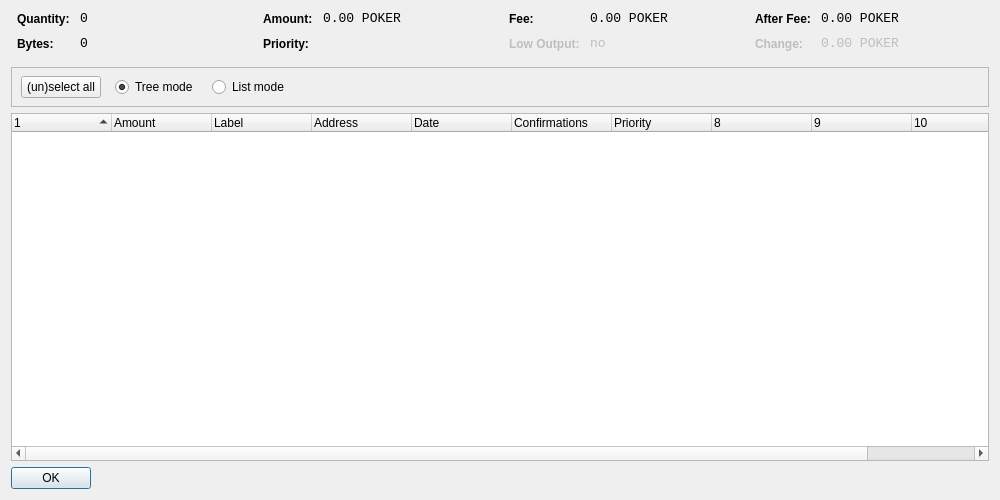
<?xml version="1.0" encoding="UTF-8"?>
<ui version="4.0">
 <class>CoinControlDialog</class>
 <widget class="QDialog" name="CoinControlDialog">
  <property name="geometry">
   <rect>
    <x>0</x>
    <y>0</y>
    <width>1000</width>
    <height>500</height>
   </rect>
  </property>
  <property name="windowTitle">
   <string>Coin Control</string>
  </property>
  <layout class="QVBoxLayout" name="verticalLayout">
   <item>
    <layout class="QHBoxLayout" name="horizontalLayoutTop" stretch="0,0,0,0">
     <property name="topMargin">
      <number>0</number>
     </property>
     <property name="bottomMargin">
      <number>10</number>
     </property>
     <item>
      <layout class="QFormLayout" name="formLayoutCoinControl1">
       <property name="horizontalSpacing">
        <number>10</number>
       </property>
       <property name="verticalSpacing">
        <number>10</number>
       </property>
       <property name="leftMargin">
        <number>6</number>
       </property>
       <property name="rightMargin">
        <number>6</number>
       </property>
       <item row="0" column="0">
        <widget class="QLabel" name="labelCoinControlQuantityText">
         <property name="styleSheet">
          <string notr="true">font-weight:bold;</string>
         </property>
         <property name="text">
          <string>Quantity:</string>
         </property>
        </widget>
       </item>
       <item row="0" column="1">
        <widget class="QLabel" name="labelCoinControlQuantity">
         <property name="font">
          <font>
           <family>Monospace</family>
           <pointsize>10</pointsize>
          </font>
         </property>
         <property name="cursor">
          <cursorShape>IBeamCursor</cursorShape>
         </property>
         <property name="contextMenuPolicy">
          <enum>Qt::ActionsContextMenu</enum>
         </property>
         <property name="text">
          <string notr="true">0</string>
         </property>
         <property name="textInteractionFlags">
          <set>Qt::LinksAccessibleByMouse|Qt::TextSelectableByKeyboard|Qt::TextSelectableByMouse</set>
         </property>
        </widget>
       </item>
       <item row="1" column="0">
        <widget class="QLabel" name="labelCoinControlBytesText">
         <property name="styleSheet">
          <string notr="true">font-weight:bold;</string>
         </property>
         <property name="text">
          <string>Bytes:</string>
         </property>
        </widget>
       </item>
       <item row="1" column="1">
        <widget class="QLabel" name="labelCoinControlBytes">
         <property name="font">
          <font>
           <family>Monospace</family>
           <pointsize>10</pointsize>
          </font>
         </property>
         <property name="cursor">
          <cursorShape>IBeamCursor</cursorShape>
         </property>
         <property name="contextMenuPolicy">
          <enum>Qt::ActionsContextMenu</enum>
         </property>
         <property name="text">
          <string notr="true">0</string>
         </property>
         <property name="textInteractionFlags">
          <set>Qt::LinksAccessibleByMouse|Qt::TextSelectableByKeyboard|Qt::TextSelectableByMouse</set>
         </property>
        </widget>
       </item>
      </layout>
     </item>
     <item>
      <layout class="QFormLayout" name="formLayoutCoinControl2">
       <property name="horizontalSpacing">
        <number>10</number>
       </property>
       <property name="verticalSpacing">
        <number>10</number>
       </property>
       <property name="leftMargin">
        <number>6</number>
       </property>
       <property name="rightMargin">
        <number>6</number>
       </property>
       <item row="0" column="0">
        <widget class="QLabel" name="labelCoinControlAmountText">
         <property name="styleSheet">
          <string notr="true">font-weight:bold;</string>
         </property>
         <property name="text">
          <string>Amount:</string>
         </property>
        </widget>
       </item>
       <item row="0" column="1">
        <widget class="QLabel" name="labelCoinControlAmount">
         <property name="font">
          <font>
           <family>Monospace</family>
           <pointsize>10</pointsize>
          </font>
         </property>
         <property name="cursor">
          <cursorShape>IBeamCursor</cursorShape>
         </property>
         <property name="contextMenuPolicy">
          <enum>Qt::ActionsContextMenu</enum>
         </property>
         <property name="text">
          <string notr="true">0.00 POKER</string>
         </property>
         <property name="textInteractionFlags">
          <set>Qt::LinksAccessibleByMouse|Qt::TextSelectableByKeyboard|Qt::TextSelectableByMouse</set>
         </property>
        </widget>
       </item>
       <item row="1" column="0">
        <widget class="QLabel" name="labelCoinControlPriorityText">
         <property name="styleSheet">
          <string notr="true">font-weight:bold;</string>
         </property>
         <property name="text">
          <string>Priority:</string>
         </property>
        </widget>
       </item>
       <item row="1" column="1">
        <widget class="QLabel" name="labelCoinControlPriority">
         <property name="font">
          <font>
           <family>Monospace</family>
           <pointsize>10</pointsize>
          </font>
         </property>
         <property name="cursor">
          <cursorShape>IBeamCursor</cursorShape>
         </property>
         <property name="contextMenuPolicy">
          <enum>Qt::ActionsContextMenu</enum>
         </property>
         <property name="text">
          <string/>
         </property>
         <property name="textInteractionFlags">
          <set>Qt::LinksAccessibleByMouse|Qt::TextSelectableByKeyboard|Qt::TextSelectableByMouse</set>
         </property>
        </widget>
       </item>
      </layout>
     </item>
     <item>
      <layout class="QFormLayout" name="formLayoutCoinControl3">
       <property name="horizontalSpacing">
        <number>10</number>
       </property>
       <property name="verticalSpacing">
        <number>10</number>
       </property>
       <property name="leftMargin">
        <number>6</number>
       </property>
       <property name="rightMargin">
        <number>6</number>
       </property>
       <item row="0" column="0">
        <widget class="QLabel" name="labelCoinControlFeeText">
         <property name="styleSheet">
          <string notr="true">font-weight:bold;</string>
         </property>
         <property name="text">
          <string>Fee:</string>
         </property>
        </widget>
       </item>
       <item row="0" column="1">
        <widget class="QLabel" name="labelCoinControlFee">
         <property name="font">
          <font>
           <family>Monospace</family>
           <pointsize>10</pointsize>
          </font>
         </property>
         <property name="cursor">
          <cursorShape>IBeamCursor</cursorShape>
         </property>
         <property name="contextMenuPolicy">
          <enum>Qt::ActionsContextMenu</enum>
         </property>
         <property name="text">
          <string notr="true">0.00 POKER</string>
         </property>
         <property name="textInteractionFlags">
          <set>Qt::LinksAccessibleByMouse|Qt::TextSelectableByKeyboard|Qt::TextSelectableByMouse</set>
         </property>
        </widget>
       </item>
       <item row="1" column="0">
        <widget class="QLabel" name="labelCoinControlLowOutputText">
         <property name="enabled">
          <bool>false</bool>
         </property>
         <property name="styleSheet">
          <string notr="true">font-weight:bold;</string>
         </property>
         <property name="text">
          <string>Low Output:</string>
         </property>
        </widget>
       </item>
       <item row="1" column="1">
        <widget class="QLabel" name="labelCoinControlLowOutput">
         <property name="enabled">
          <bool>false</bool>
         </property>
         <property name="font">
          <font>
           <family>Monospace</family>
           <pointsize>10</pointsize>
          </font>
         </property>
         <property name="cursor">
          <cursorShape>IBeamCursor</cursorShape>
         </property>
         <property name="contextMenuPolicy">
          <enum>Qt::ActionsContextMenu</enum>
         </property>
         <property name="text">
          <string notr="true">no</string>
         </property>
         <property name="textInteractionFlags">
          <set>Qt::LinksAccessibleByMouse|Qt::TextSelectableByKeyboard|Qt::TextSelectableByMouse</set>
         </property>
        </widget>
       </item>
      </layout>
     </item>
     <item>
      <layout class="QFormLayout" name="formLayoutCoinControl4">
       <property name="horizontalSpacing">
        <number>10</number>
       </property>
       <property name="verticalSpacing">
        <number>10</number>
       </property>
       <property name="leftMargin">
        <number>6</number>
       </property>
       <property name="rightMargin">
        <number>6</number>
       </property>
       <item row="0" column="0">
        <widget class="QLabel" name="labelCoinControlAfterFeeText">
         <property name="styleSheet">
          <string notr="true">font-weight:bold;</string>
         </property>
         <property name="text">
          <string>After Fee:</string>
         </property>
        </widget>
       </item>
       <item row="0" column="1">
        <widget class="QLabel" name="labelCoinControlAfterFee">
         <property name="font">
          <font>
           <family>Monospace</family>
           <pointsize>10</pointsize>
          </font>
         </property>
         <property name="cursor">
          <cursorShape>IBeamCursor</cursorShape>
         </property>
         <property name="contextMenuPolicy">
          <enum>Qt::ActionsContextMenu</enum>
         </property>
         <property name="text">
          <string notr="true">0.00 POKER</string>
         </property>
         <property name="textInteractionFlags">
          <set>Qt::LinksAccessibleByMouse|Qt::TextSelectableByKeyboard|Qt::TextSelectableByMouse</set>
         </property>
        </widget>
       </item>
       <item row="1" column="0">
        <widget class="QLabel" name="labelCoinControlChangeText">
         <property name="enabled">
          <bool>false</bool>
         </property>
         <property name="styleSheet">
          <string notr="true">font-weight:bold;</string>
         </property>
         <property name="text">
          <string>Change:</string>
         </property>
        </widget>
       </item>
       <item row="1" column="1">
        <widget class="QLabel" name="labelCoinControlChange">
         <property name="enabled">
          <bool>false</bool>
         </property>
         <property name="font">
          <font>
           <family>Monospace</family>
           <pointsize>10</pointsize>
          </font>
         </property>
         <property name="cursor">
          <cursorShape>IBeamCursor</cursorShape>
         </property>
         <property name="contextMenuPolicy">
          <enum>Qt::ActionsContextMenu</enum>
         </property>
         <property name="text">
          <string notr="true">0.00 POKER</string>
         </property>
         <property name="textInteractionFlags">
          <set>Qt::LinksAccessibleByMouse|Qt::TextSelectableByKeyboard|Qt::TextSelectableByMouse</set>
         </property>
        </widget>
       </item>
      </layout>
     </item>
    </layout>
   </item>
   <item>
    <widget class="QFrame" name="frame">
     <property name="minimumSize">
      <size>
       <width>0</width>
       <height>40</height>
      </size>
     </property>
     <property name="frameShape">
      <enum>QFrame::StyledPanel</enum>
     </property>
     <property name="frameShadow">
      <enum>QFrame::Sunken</enum>
     </property>
     <widget class="QWidget" name="horizontalLayoutWidget">
      <property name="geometry">
       <rect>
        <x>10</x>
        <y>0</y>
        <width>781</width>
        <height>41</height>
       </rect>
      </property>
      <layout class="QHBoxLayout" name="horizontalLayoutPanel" stretch="0,0,0,0,0">
       <property name="spacing">
        <number>14</number>
       </property>
       <item>
        <widget class="QPushButton" name="pushButtonSelectAll">
         <property name="sizePolicy">
          <sizepolicy hsizetype="Maximum" vsizetype="Fixed">
           <horstretch>0</horstretch>
           <verstretch>0</verstretch>
          </sizepolicy>
         </property>
         <property name="text">
          <string>(un)select all</string>
         </property>
        </widget>
       </item>
       <item>
        <widget class="QRadioButton" name="radioTreeMode">
         <property name="sizePolicy">
          <sizepolicy hsizetype="Maximum" vsizetype="Fixed">
           <horstretch>0</horstretch>
           <verstretch>0</verstretch>
          </sizepolicy>
         </property>
         <property name="text">
          <string>Tree mode</string>
         </property>
         <property name="checked">
          <bool>true</bool>
         </property>
        </widget>
       </item>
       <item>
        <widget class="QRadioButton" name="radioListMode">
         <property name="sizePolicy">
          <sizepolicy hsizetype="Maximum" vsizetype="Fixed">
           <horstretch>0</horstretch>
           <verstretch>0</verstretch>
          </sizepolicy>
         </property>
         <property name="text">
          <string>List mode</string>
         </property>
        </widget>
       </item>
       <item>
        <spacer name="horizontalSpacer">
         <property name="orientation">
          <enum>Qt::Horizontal</enum>
         </property>
         <property name="sizeHint" stdset="0">
          <size>
           <width>40</width>
           <height>20</height>
          </size>
         </property>
        </spacer>
       </item>
      </layout>
     </widget>
    </widget>
   </item>
   <item>
    <widget class="CoinControlTreeWidget" name="treeWidget">
     <property name="contextMenuPolicy">
      <enum>Qt::CustomContextMenu</enum>
     </property>
     <property name="sortingEnabled">
      <bool>false</bool>
     </property>
     <property name="columnCount">
      <number>11</number>
     </property>
     <attribute name="headerShowSortIndicator" stdset="0">
      <bool>true</bool>
     </attribute>
     <attribute name="headerStretchLastSection">
      <bool>false</bool>
     </attribute>
     <column>
      <property name="text">
       <string/>
      </property>
     </column>
     <column>
      <property name="text">
       <string>Amount</string>
      </property>
     </column>
     <column>
      <property name="text">
       <string>Label</string>
      </property>
     </column>
     <column>
      <property name="text">
       <string>Address</string>
      </property>
     </column>
     <column>
      <property name="text">
       <string>Date</string>
      </property>
     </column>
     <column>
      <property name="text">
       <string>Confirmations</string>
      </property>
      <property name="toolTip">
       <string>Confirmed</string>
      </property>
     </column>
     <column>
      <property name="text">
       <string>Priority</string>
      </property>
     </column>
     <column>
      <property name="text">
       <string/>
      </property>
     </column>
     <column>
      <property name="text">
       <string/>
      </property>
     </column>
     <column>
      <property name="text">
       <string/>
      </property>
     </column>
     <column>
      <property name="text">
       <string/>
      </property>
     </column>
    </widget>
   </item>
   <item>
    <widget class="QDialogButtonBox" name="buttonBox">
     <property name="sizePolicy">
      <sizepolicy hsizetype="Maximum" vsizetype="Fixed">
       <horstretch>0</horstretch>
       <verstretch>0</verstretch>
      </sizepolicy>
     </property>
     <property name="orientation">
      <enum>Qt::Horizontal</enum>
     </property>
     <property name="standardButtons">
      <set>QDialogButtonBox::Ok</set>
     </property>
    </widget>
   </item>
  </layout>
 </widget>
 <customwidgets>
  <customwidget>
   <class>CoinControlTreeWidget</class>
   <extends>QTreeWidget</extends>
   <header>coincontroltreewidget.h</header>
  </customwidget>
 </customwidgets>
 <resources/>
 <connections/>
</ui>
